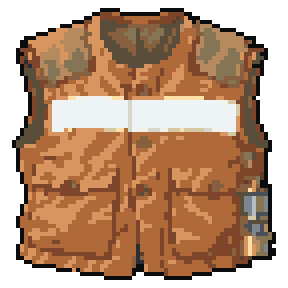
#> input picture fall-2026/jingyao-y/assignment-5/walker-downfall/art/items/batch_E1_v5/miner_vest.png, 72 x 72 px (shown 4 times larger)
$ python remap_v5.py
#> lines starting #> are read from the running program, lines starting #| are printed output that depends on the picture
"""E1 v5: remap miner_vest off the originium orange ramp (E1_revision_v5.md).

Everything else is copied unchanged from batch_E1_v4; sources stay in
../batch_E1_v4/sources. Rebuilds the 8x preview, contact sheets, silhouette
check and manifest using the v4 processing script's sheet functions.
"""
import importlib.util
import json
from pathlib import Path
from PIL import Image

ROOT = Path(__file__).resolve().parent
V4 = ROOT.parent / "batch_E1_v4"
REMAP = {"#ffb35a": "#d99560", "#ee8a24": "#b06a3a", "#b06a3a": "#7d4529"}

def rgb(h): return tuple(bytes.fromhex(h[1:]))

def remap(path: Path) -> None:
    table = {rgb(k): rgb(v) for k, v in REMAP.items()}
    im = Image.open(path).convert("RGBA")
#> im is the input picture: PIL image 72x72 RGBA; mean R, G, B, A 121.9, 86.5, 60.4, 191.8
    px = im.load()
    for y in range(im.height):
        for x in range(im.width):
            c = px[x, y]
            if c[3] and c[:3] in table: px[x, y] = table[c[:3]] + (255,)
    im.save(path)
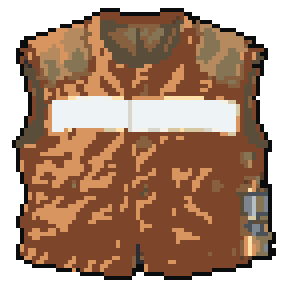
#> saved as miner_vest.png: PIL image 72x72 RGBA (shown 4 times larger); mean R, G, B, A 108.7, 76.9, 56, 191.8; transparent parts drawn white

def main() -> None:
    remap(ROOT / "miner_vest.png")  # idempotent: re-copy from v4 first when rerunning
    vest = Image.open(ROOT / "miner_vest.png")
    vest.resize((vest.width * 8, vest.height * 8), Image.Resampling.NEAREST).save(ROOT / "miner_vest_8x.png")
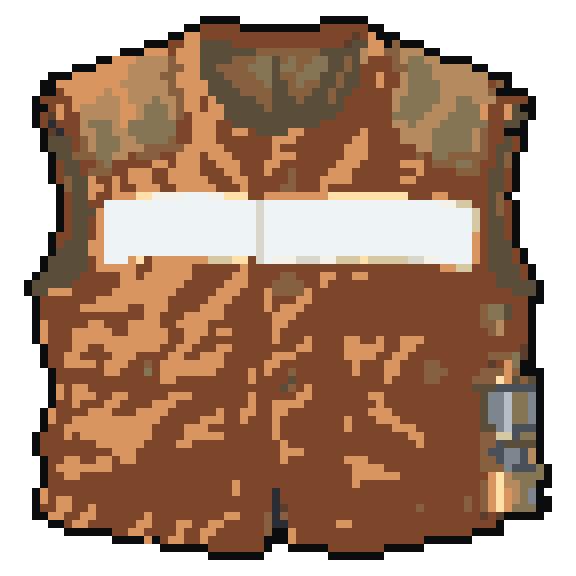
#> saved as miner_vest_8x.png: PIL image 576x576 RGBA; mean R, G, B, A 108.7, 76.9, 56, 191.8; transparent parts drawn white
    spec = importlib.util.spec_from_file_location("v4", V4 / "process_sources.py")
#> (the run stopped early here; a loop or call above may not have finished)

$ run again, with fall-2026/jingyao-y/assignment-5/walker-downfall/art/items/batch_E1_v5/modified_machete_8x.png copied over fall-2026/jingyao-y/assignment-5/walker-downfall/art/items/batch_E1_v5/miner_vest.png
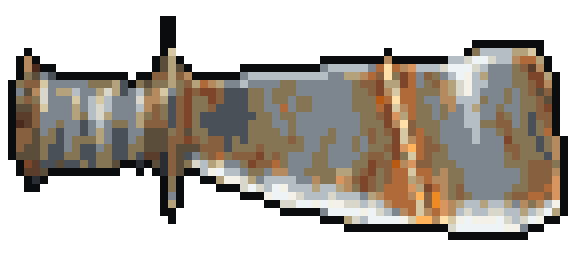
#> input picture fall-2026/jingyao-y/assignment-5/walker-downfall/art/items/batch_E1_v5/modified_machete_8x.png, 576 x 256 px
#> in remap, im is the input picture: PIL image 576x256 RGBA; mean R, G, B, A 71.6, 65.1, 57, 144
#> in remap, `im.save(path)`:
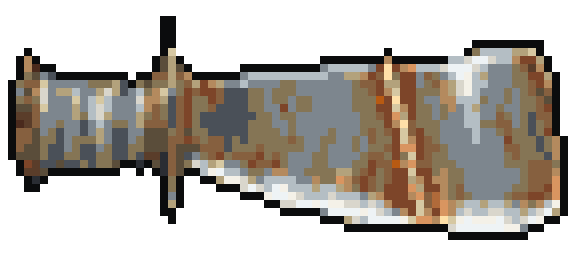
#> saved as miner_vest.png: PIL image 576x256 RGBA; mean R, G, B, A 70.4, 64.3, 56.7, 144; transparent parts drawn white
#> in main, `vest.resize((vest.width * 8, vest.height * 8), Image.Resampling.NEARES..`:
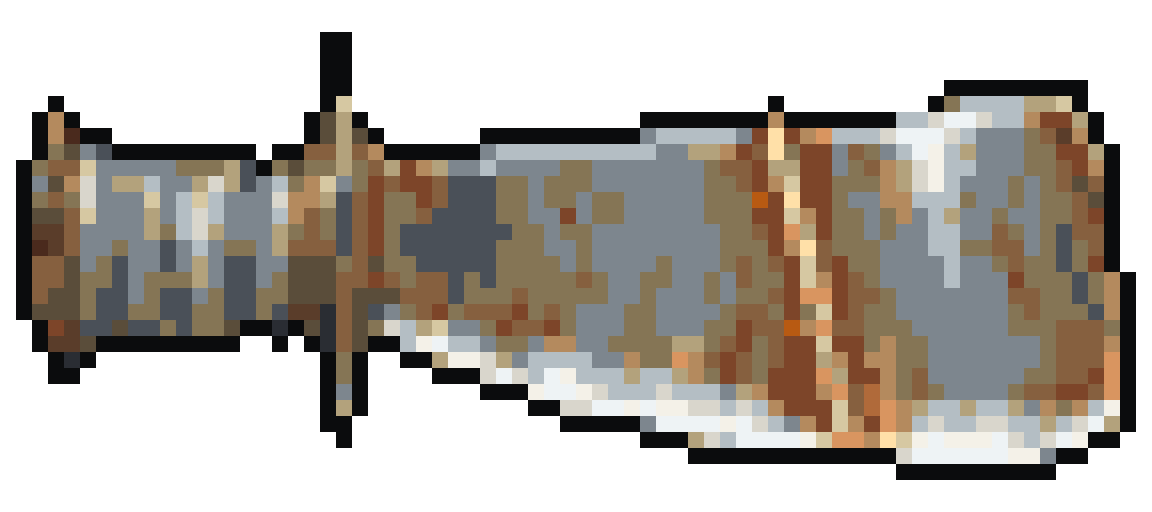
#> saved as miner_vest_8x.png: PIL image 4608x2048 RGBA (shown at 1/4 size); mean R, G, B, A 70.4, 64.3, 56.7, 144; transparent parts drawn white
